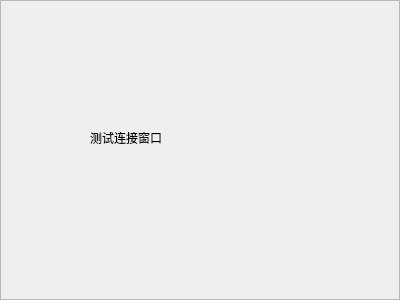
<?xml version="1.0" encoding="UTF-8"?>
<ui version="4.0">
 <class>TestNetworkWidget</class>
 <widget class="QFrame" name="TestNetworkWidget">
  <property name="geometry">
   <rect>
    <x>0</x>
    <y>0</y>
    <width>400</width>
    <height>300</height>
   </rect>
  </property>
  <property name="windowTitle">
   <string>Frame</string>
  </property>
  <property name="frameShape">
   <enum>QFrame::StyledPanel</enum>
  </property>
  <property name="frameShadow">
   <enum>QFrame::Raised</enum>
  </property>
  <widget class="QLabel" name="label">
   <property name="geometry">
    <rect>
     <x>90</x>
     <y>130</y>
     <width>141</width>
     <height>16</height>
    </rect>
   </property>
   <property name="text">
    <string>测试连接窗口</string>
   </property>
  </widget>
 </widget>
 <resources/>
 <connections/>
</ui>
